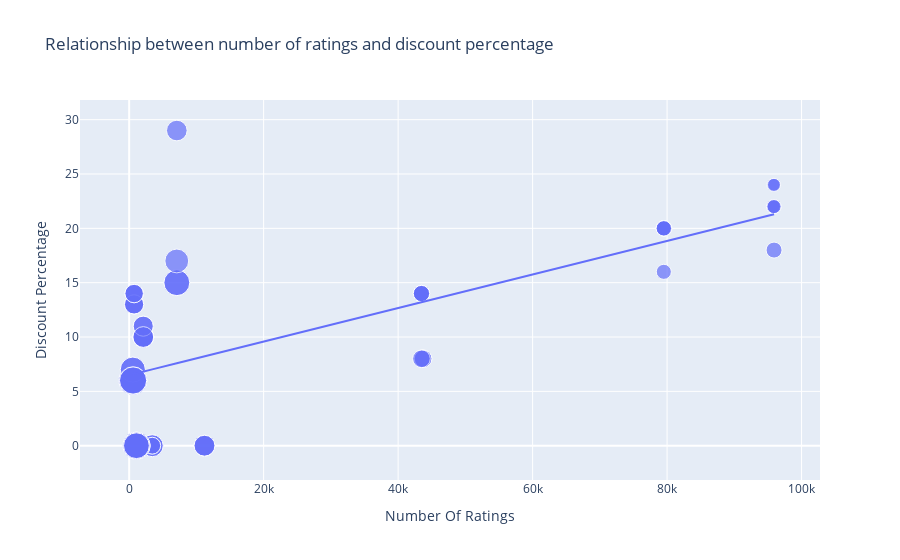

The cell this chart's notebook holds for it:
### Markdown cell above
# Relationship between number of ratings and discount percentage

### Code cell
Figure = px.scatter(df, x = "Number Of Ratings", y = "Discount Percentage",size = "Sale Price",trendline = "ols", 
                    title = "Relationship between number of ratings and discount percentage")
Figure.show()

### Figure 1 — Plotly figure (JSON) as saved in the notebook; plotly's stock layout.template omitted (floating-point values rounded to 4 significant figures)
{"data": [{"hovertemplate": "Number Of Ratings=%{x}<br>Discount Percentage=%{y}<br>Sale Price=%{marker.size}<extra></extra>", "legendgroup": "", "marker": {"color": "#636efa", "size": [49900, 84900, 84900, 77000, 77000, 49900, 49900, 77000, 89900, 41999, 39999, 41999, 41999, 41999, 131900, 117100, 131900, 117100, 74999, 117900, 117100, 117900, 99900, 44999, 140900, 130900, 64900, 120900, 59900, 75900, 110900, 130900, 120900, 64900, 64900, 75900, 75900, 120900, 59900, 120900, 75900, 140900, 70900, 70900, 75900, 59900, 110900, 120900, 130900, 130900, 54999, 54999, 29999, 34999, 34999, 34999, 54999, 29999, 46999, 46999, 46999, 46999], "sizemode": "area", "sizeref": 352.2, "symbol": "circle"}, "mode": "markers", "name": "", "orientation": "v", "showlegend": false, "type": "scatter", "x": [3431, 3431, 3431, 11202, 11202, 3431, 3431, 11202, 1454, 79512, 79512, 79582, 79512, 79512, 1078, 1078, 1078, 1078, 7088, 7088, 1078, 7088, 7081, 95909, 542, 580, 740, 545, 740, 2101, 545, 580, 580, 730, 730, 2101, 2101, 580, 740, 580, 2092, 545, 2101, 2092, 2101, 740, 545, 580, 580, 580, 43707, 43707, 95807, 95909, 95807, 95909, 43470, 95909, 43470, 43470, 43470, 43470], "xaxis": "x", "y": [0, 0, 0, 0, 0, 0, 0, 0, 0, 20, 16, 20, 20, 20, 0, 0, 0, 0, 29, 15, 0, 15, 17, 18, 6, 6, 13, 6, 14, 10, 7, 6, 6, 13, 13, 10, 10, 6, 14, 6, 10, 6, 11, 11, 10, 14, 7, 6, 6, 6, 8, 8, 24, 22, 22, 22, 8, 24, 14, 14, 14, 14], "yaxis": "y"}, {"hovertemplate": "<b>OLS trendline</b><br>Discount Percentage = 0.000154292 * Number Of Ratings + 6.49233<br>R<sup>2</sup>=0.468988<br><br>Number Of Ratings=%{x}<br>Discount Percentage=%{y} <b>(trend)</b><extra></extra>", "legendgroup": "", "marker": {"color": "#636efa", "symbol": "circle"}, "mode": "lines", "name": "", "showlegend": false, "type": "scatter", "x": [542, 545, 545, 545, 545, 580, 580, 580, 580, 580, 580, 580, 580, 730, 730, 740, 740, 740, 740, 1078, 1078, 1078, 1078, 1078, 1454, 2092, 2092, 2101, 2101, 2101, 2101, 2101, 3431, 3431, 3431, 3431, 3431, 7081, 7088, 7088, 7088, 11202, 11202, 11202, 43470, 43470, 43470, 43470, 43470, 43707, 43707, 79512, 79512, 79512, 79512, 79582, 95807, 95807, 95909, 95909, 95909, 95909], "xaxis": "x", "y": [6.576, 6.576, 6.576, 6.576, 6.576, 6.582, 6.582, 6.582, 6.582, 6.582, 6.582, 6.582, 6.582, 6.605, 6.605, 6.607, 6.607, 6.607, 6.607, 6.659, 6.659, 6.659, 6.659, 6.659, 6.717, 6.815, 6.815, 6.816, 6.816, 6.816, 6.816, 6.816, 7.022, 7.022, 7.022, 7.022, 7.022, 7.585, 7.586, 7.586, 7.586, 8.221, 8.221, 8.221, 13.2, 13.2, 13.2, 13.2, 13.2, 13.24, 13.24, 18.76, 18.76, 18.76, 18.76, 18.77, 21.27, 21.27, 21.29, 21.29, 21.29, 21.29], "yaxis": "y"}], "layout": {"legend": {"itemsizing": "constant", "tracegroupgap": 0}, "title": {"text": "Relationship between number of ratings and discount percentage"}, "xaxis": {"anchor": "y", "domain": [0, 1], "title": {"text": "Number Of Ratings"}}, "yaxis": {"anchor": "x", "domain": [0, 1], "title": {"text": "Discount Percentage"}}}}
